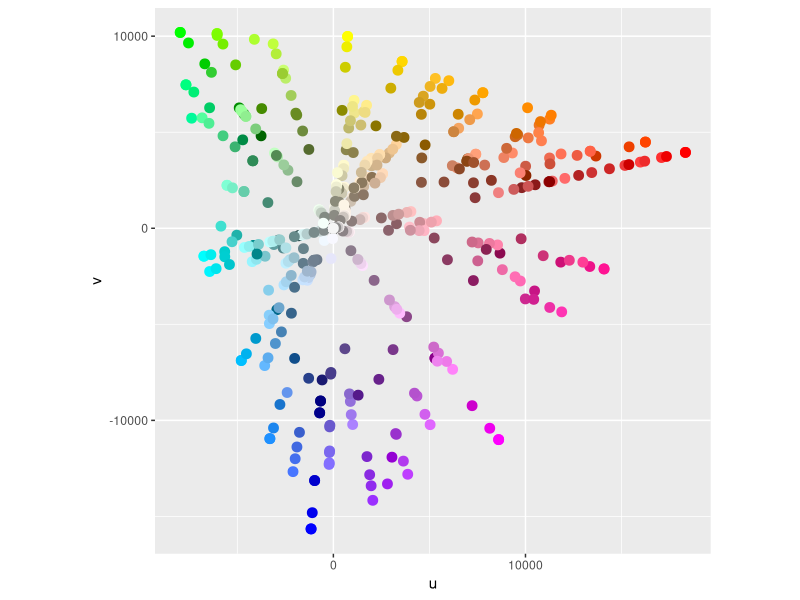
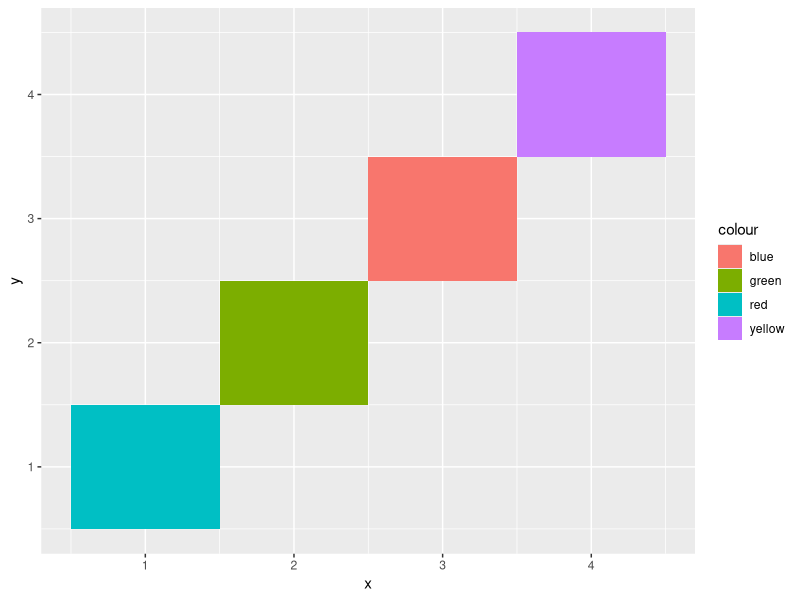
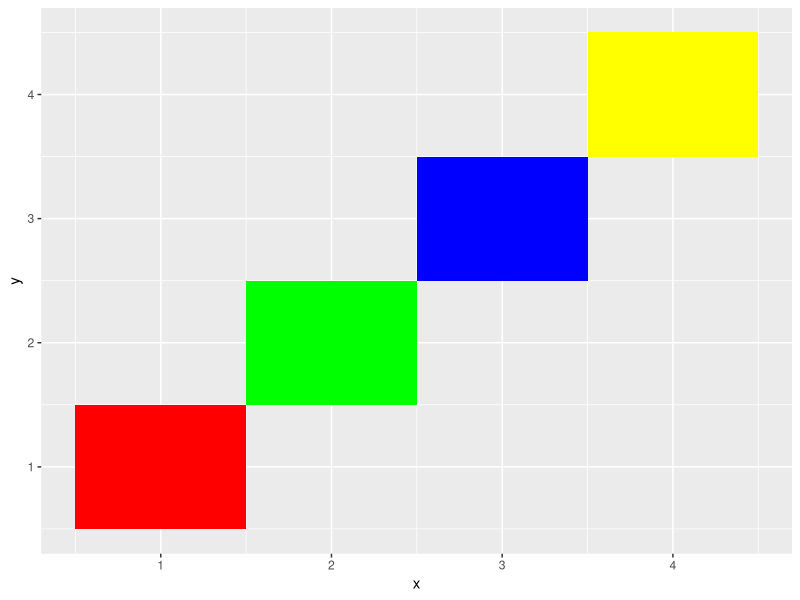
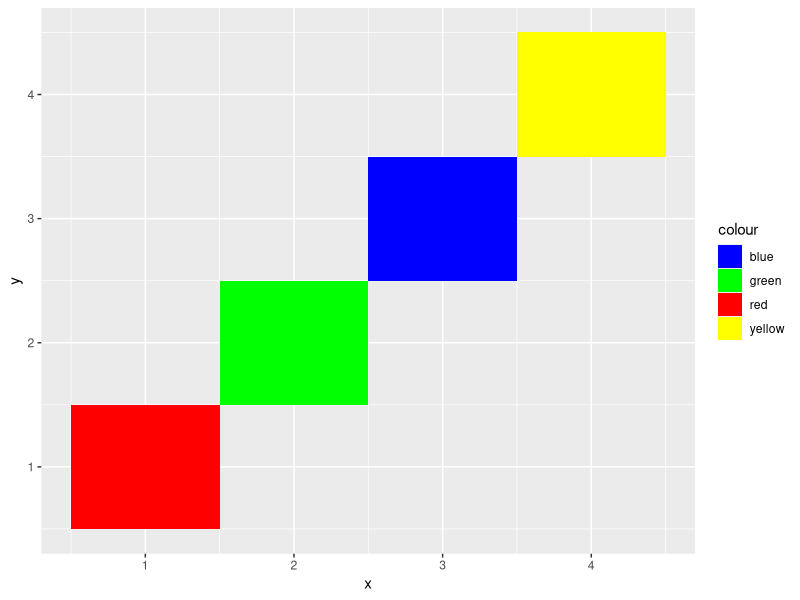
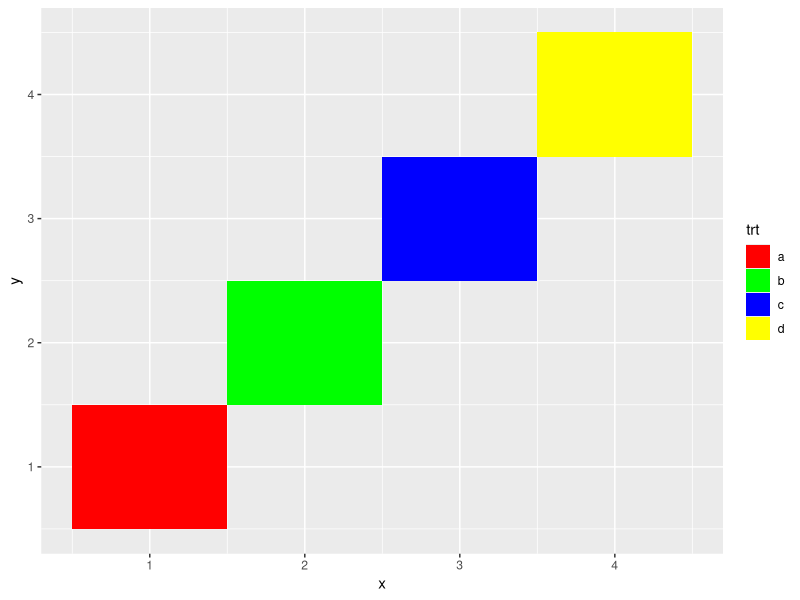
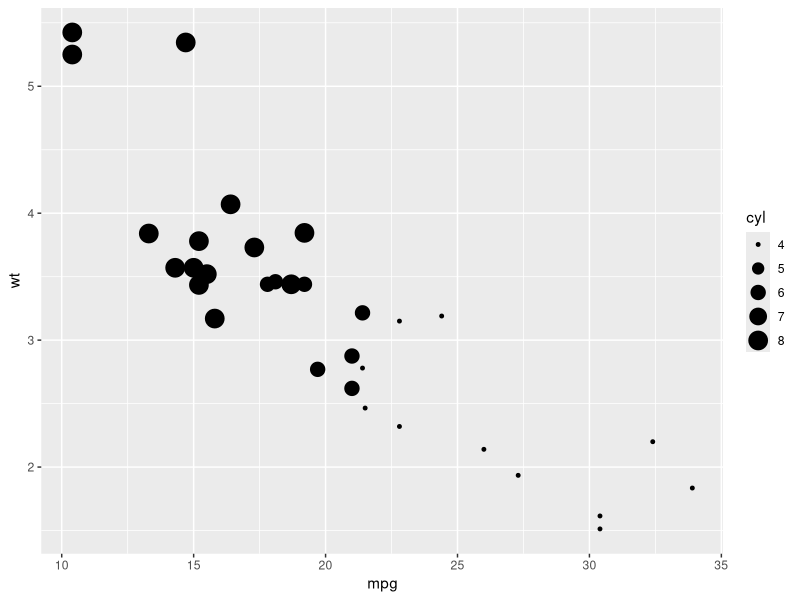
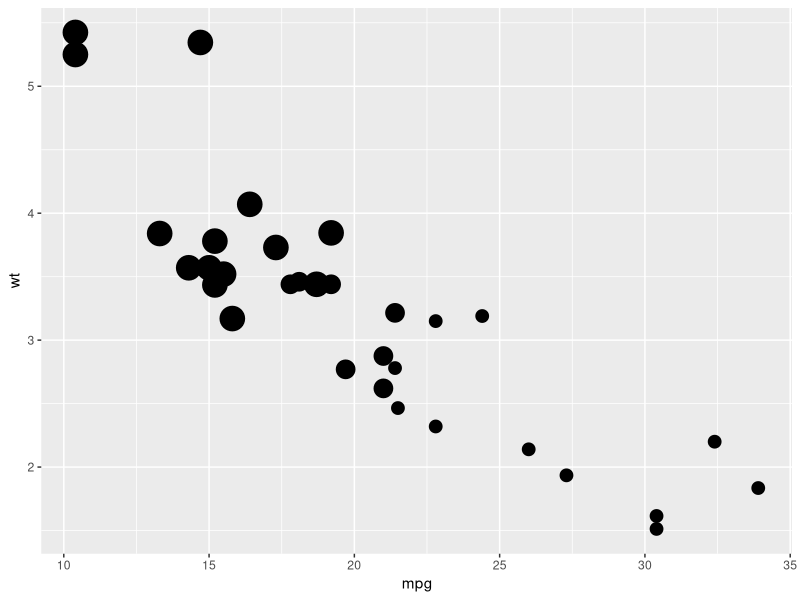

Reproduce these figures in R, in order.
library(ggplot2)


### Name: scale_identity
### Title: Use values without scaling
### Aliases: scale_colour_identity scale_fill_identity scale_shape_identity
###   scale_linetype_identity scale_alpha_identity scale_size_identity
###   scale_discrete_identity scale_continuous_identity
###   scale_color_identity

### ** Examples

ggplot(luv_colours, aes(u, v)) +
  geom_point(aes(colour = col), size = 3) +
  scale_color_identity() +
  coord_equal()

df <- data.frame(
  x = 1:4,
  y = 1:4,
  colour = c("red", "green", "blue", "yellow")
)
ggplot(df, aes(x, y)) + geom_tile(aes(fill = colour))
ggplot(df, aes(x, y)) +
  geom_tile(aes(fill = colour)) +
  scale_fill_identity()

# To get a legend guide, specify guide = "legend"
ggplot(df, aes(x, y)) +
  geom_tile(aes(fill = colour)) +
  scale_fill_identity(guide = "legend")
# But you'll typically also need to supply breaks and labels:
ggplot(df, aes(x, y)) +
  geom_tile(aes(fill = colour)) +
  scale_fill_identity("trt", labels = letters[1:4], breaks = df$colour,
  guide = "legend")

# cyl scaled to appropriate size
ggplot(mtcars, aes(mpg, wt)) +
  geom_point(aes(size = cyl))

# cyl used as point size
ggplot(mtcars, aes(mpg, wt)) +
  geom_point(aes(size = cyl)) +
  scale_size_identity()
